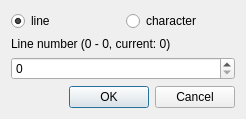
<?xml version="1.0" encoding="UTF-8"?>
<ui version="4.0">
 <class>DialogGoto</class>
 <widget class="QDialog" name="DialogGoto">
  <property name="geometry">
   <rect>
    <x>0</x>
    <y>0</y>
    <width>246</width>
    <height>111</height>
   </rect>
  </property>
  <property name="windowTitle">
   <string>Go To</string>
  </property>
  <layout class="QVBoxLayout" name="verticalLayout">
   <item>
    <layout class="QHBoxLayout" name="horizontalLayout">
     <item>
      <widget class="QRadioButton" name="radioLine">
       <property name="text">
        <string>line</string>
       </property>
       <property name="checked">
        <bool>true</bool>
       </property>
      </widget>
     </item>
     <item>
      <widget class="QRadioButton" name="radioChar">
       <property name="text">
        <string>character</string>
       </property>
      </widget>
     </item>
    </layout>
   </item>
   <item>
    <widget class="QLabel" name="lblCaption">
     <property name="text">
      <string>Line number (0 - 0, current: 0)</string>
     </property>
     <property name="buddy">
      <cstring>spinValue</cstring>
     </property>
    </widget>
   </item>
   <item>
    <widget class="ItomSpinBox" name="spinValue"/>
   </item>
   <item>
    <widget class="QDialogButtonBox" name="btnBox">
     <property name="orientation">
      <enum>Qt::Horizontal</enum>
     </property>
     <property name="standardButtons">
      <set>QDialogButtonBox::Cancel|QDialogButtonBox::Ok</set>
     </property>
    </widget>
   </item>
  </layout>
 </widget>
 <customwidgets>
  <customwidget>
   <class>ItomSpinBox</class>
   <extends>QSpinBox</extends>
   <header location="global">ui/itomSpinBox.h</header>
  </customwidget>
 </customwidgets>
 <tabstops>
  <tabstop>radioLine</tabstop>
  <tabstop>radioChar</tabstop>
  <tabstop>spinValue</tabstop>
  <tabstop>btnBox</tabstop>
 </tabstops>
 <resources/>
 <connections>
  <connection>
   <sender>btnBox</sender>
   <signal>accepted()</signal>
   <receiver>DialogGoto</receiver>
   <slot>accept()</slot>
   <hints>
    <hint type="sourcelabel">
     <x>227</x>
     <y>93</y>
    </hint>
    <hint type="destinationlabel">
     <x>157</x>
     <y>110</y>
    </hint>
   </hints>
  </connection>
  <connection>
   <sender>btnBox</sender>
   <signal>rejected()</signal>
   <receiver>DialogGoto</receiver>
   <slot>reject()</slot>
   <hints>
    <hint type="sourcelabel">
     <x>236</x>
     <y>99</y>
    </hint>
    <hint type="destinationlabel">
     <x>245</x>
     <y>110</y>
    </hint>
   </hints>
  </connection>
 </connections>
</ui>
